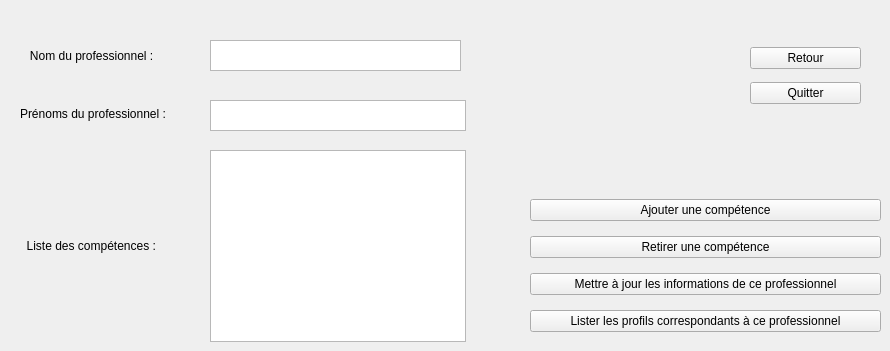
    <widget class="QWidget" name="page_13">
     <widget class="QWidget" name="verticalLayoutWidget_16">
      <property name="geometry">
       <rect>
        <x>530</x>
        <y>190</y>
        <width>351</width>
        <height>151</height>
       </rect>
      </property>
      <layout class="QVBoxLayout" name="verticalLayout_16">
       <item>
        <widget class="QPushButton" name="pushButton_36">
         <property name="text">
          <string>Ajouter une compétence</string>
         </property>
        </widget>
       </item>
       <item>
        <widget class="QPushButton" name="pushButton_37">
         <property name="text">
          <string>Retirer une compétence</string>
         </property>
        </widget>
       </item>
       <item>
        <widget class="QPushButton" name="pushButton_101">
         <property name="text">
          <string>Mettre à jour les informations de ce professionnel</string>
         </property>
        </widget>
       </item>
       <item>
        <widget class="QPushButton" name="pushButton_38">
         <property name="text">
          <string>Lister les profils correspondants à ce professionnel</string>
         </property>
        </widget>
       </item>
      </layout>
     </widget>
     <widget class="QWidget" name="verticalLayoutWidget_17">
      <property name="geometry">
       <rect>
        <x>750</x>
        <y>40</y>
        <width>111</width>
        <height>71</height>
       </rect>
      </property>
      <layout class="QVBoxLayout" name="verticalLayout_17">
       <item>
        <widget class="QPushButton" name="pushButton_39">
         <property name="text">
          <string>Retour</string>
         </property>
        </widget>
       </item>
       <item>
        <widget class="QPushButton" name="pushButton_40">
         <property name="text">
          <string>Quitter</string>
         </property>
        </widget>
       </item>
      </layout>
     </widget>
     <widget class="QTextBrowser" name="textBrowser_3">
      <property name="geometry">
       <rect>
        <x>210</x>
        <y>40</y>
        <width>251</width>
        <height>31</height>
       </rect>
      </property>
     </widget>
     <widget class="QWidget" name="verticalLayoutWidget_20">
      <property name="geometry">
       <rect>
        <x>20</x>
        <y>29</y>
        <width>171</width>
        <height>111</height>
       </rect>
      </property>
      <layout class="QVBoxLayout" name="verticalLayout_20">
       <item>
        <widget class="QLabel" name="label_23">
         <property name="text">
          <string>   Nom du professionnel : </string>
         </property>
        </widget>
       </item>
       <item>
        <widget class="QLabel" name="label_24">
         <property name="text">
          <string>Prénoms du professionnel :</string>
         </property>
        </widget>
       </item>
      </layout>
     </widget>
     <widget class="QLabel" name="label_29">
      <property name="geometry">
       <rect>
        <x>20</x>
        <y>220</y>
        <width>169</width>
        <height>52</height>
       </rect>
      </property>
      <property name="text">
       <string>  Liste des compétences :</string>
      </property>
     </widget>
     <widget class="QTextBrowser" name="textBrowser_6">
      <property name="geometry">
       <rect>
        <x>210</x>
        <y>100</y>
        <width>256</width>
        <height>31</height>
       </rect>
      </property>
     </widget>
     <widget class="QTextBrowser" name="textBrowser_7">
      <property name="geometry">
       <rect>
        <x>210</x>
        <y>150</y>
        <width>256</width>
        <height>192</height>
       </rect>
      </property>
     </widget>
    </widget>
